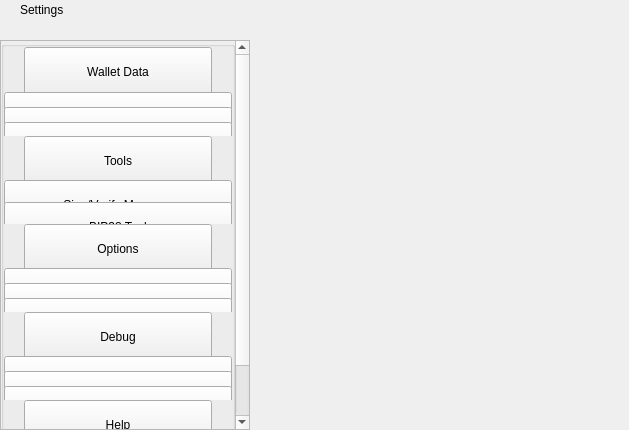
<?xml version="1.0" encoding="UTF-8"?>
<ui version="4.0">
 <class>SettingsWidget</class>
 <widget class="QWidget" name="SettingsWidget">
  <property name="geometry">
   <rect>
    <x>0</x>
    <y>0</y>
    <width>629</width>
    <height>430</height>
   </rect>
  </property>
  <property name="windowTitle">
   <string>Form</string>
  </property>
  <layout class="QHBoxLayout" name="horizontalLayout" stretch="1,2">
   <property name="spacing">
    <number>0</number>
   </property>
   <property name="leftMargin">
    <number>0</number>
   </property>
   <property name="topMargin">
    <number>0</number>
   </property>
   <property name="rightMargin">
    <number>0</number>
   </property>
   <property name="bottomMargin">
    <number>0</number>
   </property>
   <item>
    <widget class="QWidget" name="left" native="true">
     <property name="minimumSize">
      <size>
       <width>250</width>
       <height>0</height>
      </size>
     </property>
     <layout class="QVBoxLayout" name="verticalLayout">
      <property name="leftMargin">
       <number>0</number>
      </property>
      <property name="topMargin">
       <number>0</number>
      </property>
      <property name="rightMargin">
       <number>0</number>
      </property>
      <property name="bottomMargin">
       <number>0</number>
      </property>
      <item>
       <layout class="QVBoxLayout" name="verticalLayout_1">
        <property name="spacing">
         <number>0</number>
        </property>
        <item>
         <widget class="QWidget" name="titleMenuList" native="true">
          <property name="maximumSize">
           <size>
            <width>16777215</width>
            <height>30</height>
           </size>
          </property>
          <layout class="QHBoxLayout" name="horizontalLayout_1">
           <property name="spacing">
            <number>0</number>
           </property>
           <property name="leftMargin">
            <number>20</number>
           </property>
           <property name="topMargin">
            <number>0</number>
           </property>
           <property name="rightMargin">
            <number>20</number>
           </property>
           <property name="bottomMargin">
            <number>0</number>
           </property>
           <item>
            <widget class="QLabel" name="labelTitle">
             <property name="text">
              <string>Settings</string>
             </property>
            </widget>
           </item>
           <item>
            <spacer name="horizontalSpacer">
             <property name="orientation">
              <enum>Qt::Horizontal</enum>
             </property>
             <property name="sizeHint" stdset="0">
              <size>
               <width>40</width>
               <height>20</height>
              </size>
             </property>
            </spacer>
           </item>
          </layout>
         </widget>
        </item>
        <item>
         <spacer name="verticalSpacer_2">
          <property name="orientation">
           <enum>Qt::Vertical</enum>
          </property>
          <property name="sizeType">
           <enum>QSizePolicy::Fixed</enum>
          </property>
          <property name="sizeHint" stdset="0">
           <size>
            <width>20</width>
            <height>20</height>
           </size>
          </property>
         </spacer>
        </item>
        <item>
         <layout class="QVBoxLayout" name="verticalLayout_2">
          <item>
           <widget class="QScrollArea" name="scrollArea">
            <property name="sizePolicy">
             <sizepolicy hsizetype="Expanding" vsizetype="MinimumExpanding">
              <horstretch>0</horstretch>
              <verstretch>0</verstretch>
             </sizepolicy>
            </property>
            <property name="styleSheet">
             <string notr="true"/>
            </property>
            <property name="horizontalScrollBarPolicy">
             <enum>Qt::ScrollBarAlwaysOff</enum>
            </property>
            <property name="sizeAdjustPolicy">
             <enum>QAbstractScrollArea::AdjustIgnored</enum>
            </property>
            <property name="widgetResizable">
             <bool>true</bool>
            </property>
            <property name="alignment">
             <set>Qt::AlignLeading|Qt::AlignLeft|Qt::AlignTop</set>
            </property>
            <widget class="QWidget" name="scrollAreaWidgetContents">
             <property name="geometry">
              <rect>
               <x>0</x>
               <y>-68</y>
               <width>230</width>
               <height>452</height>
              </rect>
             </property>
             <property name="sizePolicy">
              <sizepolicy hsizetype="Preferred" vsizetype="MinimumExpanding">
               <horstretch>0</horstretch>
               <verstretch>0</verstretch>
              </sizepolicy>
             </property>
             <property name="maximumSize">
              <size>
               <width>16777215</width>
               <height>650</height>
              </size>
             </property>
             <property name="autoFillBackground">
              <bool>true</bool>
             </property>
             <layout class="QVBoxLayout" name="verticalLayout_3">
              <property name="spacing">
               <number>0</number>
              </property>
              <property name="sizeConstraint">
               <enum>QLayout::SetDefaultConstraint</enum>
              </property>
              <property name="leftMargin">
               <number>0</number>
              </property>
              <property name="topMargin">
               <number>0</number>
              </property>
              <property name="rightMargin">
               <number>0</number>
              </property>
              <property name="bottomMargin">
               <number>0</number>
              </property>
              <item>
               <layout class="QVBoxLayout" name="verticalLayout_4">
                <property name="spacing">
                 <number>0</number>
                </property>
                <item alignment="Qt::AlignTop">
                 <widget class="QGroupBox" name="groupBox">
                  <property name="sizePolicy">
                   <sizepolicy hsizetype="Preferred" vsizetype="MinimumExpanding">
                    <horstretch>0</horstretch>
                    <verstretch>0</verstretch>
                   </sizepolicy>
                  </property>
                  <property name="maximumSize">
                   <size>
                    <width>16777215</width>
                    <height>450</height>
                   </size>
                  </property>
                  <property name="title">
                   <string/>
                  </property>
                  <layout class="QVBoxLayout" name="verticalLayout_5">
                   <property name="spacing">
                    <number>0</number>
                   </property>
                   <property name="leftMargin">
                    <number>0</number>
                   </property>
                   <property name="topMargin">
                    <number>0</number>
                   </property>
                   <property name="rightMargin">
                    <number>0</number>
                   </property>
                   <property name="bottomMargin">
                    <number>0</number>
                   </property>
                   <item>
                    <widget class="QWidget" name="menuFileContainer" native="true">
                     <property name="maximumSize">
                      <size>
                       <width>16777215</width>
                       <height>160</height>
                      </size>
                     </property>
                     <layout class="QHBoxLayout" name="horizontalLayout_2">
                      <property name="spacing">
                       <number>0</number>
                      </property>
                      <property name="leftMargin">
                       <number>20</number>
                      </property>
                      <property name="topMargin">
                       <number>0</number>
                      </property>
                      <property name="rightMargin">
                       <number>20</number>
                      </property>
                      <property name="bottomMargin">
                       <number>0</number>
                      </property>
                      <item alignment="Qt::AlignTop">
                       <widget class="QPushButton" name="pushButtonFile">
                        <property name="minimumSize">
                         <size>
                          <width>0</width>
                          <height>50</height>
                         </size>
                        </property>
                        <property name="maximumSize">
                         <size>
                          <width>16777215</width>
                          <height>50</height>
                         </size>
                        </property>
                        <property name="focusPolicy">
                         <enum>Qt::NoFocus</enum>
                        </property>
                        <property name="text">
                         <string>Wallet Data</string>
                        </property>
                        <property name="checkable">
                         <bool>true</bool>
                        </property>
                        <property name="autoExclusive">
                         <bool>false</bool>
                        </property>
                       </widget>
                      </item>
                     </layout>
                    </widget>
                   </item>
                   <item>
                    <widget class="QWidget" name="fileButtonsWidget" native="true">
                     <property name="maximumSize">
                      <size>
                       <width>16777215</width>
                       <height>165</height>
                      </size>
                     </property>
                     <layout class="QVBoxLayout" name="verticalLayout_6">
                      <property name="spacing">
                       <number>0</number>
                      </property>
                      <property name="leftMargin">
                       <number>0</number>
                      </property>
                      <property name="topMargin">
                       <number>0</number>
                      </property>
                      <property name="rightMargin">
                       <number>0</number>
                      </property>
                      <property name="bottomMargin">
                       <number>0</number>
                      </property>
                      <item>
                       <widget class="QPushButton" name="pushButtonFile2">
                        <property name="minimumSize">
                         <size>
                          <width>0</width>
                          <height>50</height>
                         </size>
                        </property>
                        <property name="maximumSize">
                         <size>
                          <width>16777215</width>
                          <height>50</height>
                         </size>
                        </property>
                        <property name="focusPolicy">
                         <enum>Qt::NoFocus</enum>
                        </property>
                        <property name="text">
                         <string>Wallet</string>
                        </property>
                        <property name="checkable">
                         <bool>true</bool>
                        </property>
                        <property name="autoExclusive">
                         <bool>false</bool>
                        </property>
                       </widget>
                      </item>
                      <item>
                       <widget class="QPushButton" name="pushButtonFile3">
                        <property name="minimumSize">
                         <size>
                          <width>0</width>
                          <height>50</height>
                         </size>
                        </property>
                        <property name="maximumSize">
                         <size>
                          <width>16777215</width>
                          <height>50</height>
                         </size>
                        </property>
                        <property name="focusPolicy">
                         <enum>Qt::NoFocus</enum>
                        </property>
                        <property name="text">
                         <string>Multisend</string>
                        </property>
                        <property name="checkable">
                         <bool>true</bool>
                        </property>
                        <property name="autoExclusive">
                         <bool>false</bool>
                        </property>
                       </widget>
                      </item>
                      <item>
                       <widget class="QPushButton" name="pushButtonExportCsv">
                        <property name="minimumSize">
                         <size>
                          <width>0</width>
                          <height>50</height>
                         </size>
                        </property>
                        <property name="maximumSize">
                         <size>
                          <width>16777215</width>
                          <height>50</height>
                         </size>
                        </property>
                        <property name="focusPolicy">
                         <enum>Qt::NoFocus</enum>
                        </property>
                        <property name="text">
                         <string>Export Accounting</string>
                        </property>
                        <property name="checkable">
                         <bool>true</bool>
                        </property>
                        <property name="autoExclusive">
                         <bool>false</bool>
                        </property>
                       </widget>
                      </item>
                     </layout>
                    </widget>
                   </item>
                   <item>
                    <widget class="QWidget" name="menuToolsContainer" native="true">
                     <property name="maximumSize">
                      <size>
                       <width>16777215</width>
                       <height>160</height>
                      </size>
                     </property>
                     <layout class="QHBoxLayout" name="horizontalLayout_3">
                      <property name="spacing">
                       <number>0</number>
                      </property>
                      <property name="leftMargin">
                       <number>20</number>
                      </property>
                      <property name="topMargin">
                       <number>0</number>
                      </property>
                      <property name="rightMargin">
                       <number>20</number>
                      </property>
                      <property name="bottomMargin">
                       <number>0</number>
                      </property>
                      <item alignment="Qt::AlignTop">
                       <widget class="QPushButton" name="pushButtonConfiguration">
                        <property name="minimumSize">
                         <size>
                          <width>0</width>
                          <height>50</height>
                         </size>
                        </property>
                        <property name="maximumSize">
                         <size>
                          <width>16777215</width>
                          <height>50</height>
                         </size>
                        </property>
                        <property name="focusPolicy">
                         <enum>Qt::NoFocus</enum>
                        </property>
                        <property name="text">
                         <string>Tools</string>
                        </property>
                        <property name="checkable">
                         <bool>true</bool>
                        </property>
                        <property name="autoExclusive">
                         <bool>false</bool>
                        </property>
                       </widget>
                      </item>
                     </layout>
                    </widget>
                   </item>
                   <item>
                    <widget class="QWidget" name="configurationButtonsWidget" native="true">
                     <property name="maximumSize">
                      <size>
                       <width>16777215</width>
                       <height>105</height>
                      </size>
                     </property>
                     <layout class="QVBoxLayout" name="verticalLayout_7">
                      <property name="spacing">
                       <number>0</number>
                      </property>
                      <property name="leftMargin">
                       <number>0</number>
                      </property>
                      <property name="topMargin">
                       <number>0</number>
                      </property>
                      <property name="rightMargin">
                       <number>0</number>
                      </property>
                      <property name="bottomMargin">
                       <number>0</number>
                      </property>
                      <item>
                       <widget class="QPushButton" name="pushButtonConfiguration4">
                        <property name="minimumSize">
                         <size>
                          <width>0</width>
                          <height>50</height>
                         </size>
                        </property>
                        <property name="maximumSize">
                         <size>
                          <width>16777215</width>
                          <height>50</height>
                         </size>
                        </property>
                        <property name="focusPolicy">
                         <enum>Qt::NoFocus</enum>
                        </property>
                        <property name="text">
                         <string>Sign/Verify Message</string>
                        </property>
                        <property name="checkable">
                         <bool>true</bool>
                        </property>
                        <property name="autoExclusive">
                         <bool>false</bool>
                        </property>
                       </widget>
                      </item>
                      <item>
                       <widget class="QPushButton" name="pushButtonConfiguration3">
                        <property name="minimumSize">
                         <size>
                          <width>0</width>
                          <height>50</height>
                         </size>
                        </property>
                        <property name="maximumSize">
                         <size>
                          <width>16777215</width>
                          <height>50</height>
                         </size>
                        </property>
                        <property name="focusPolicy">
                         <enum>Qt::NoFocus</enum>
                        </property>
                        <property name="text">
                         <string>BIP38 Tool</string>
                        </property>
                        <property name="checkable">
                         <bool>true</bool>
                        </property>
                        <property name="autoExclusive">
                         <bool>false</bool>
                        </property>
                       </widget>
                      </item>
                     </layout>
                    </widget>
                   </item>
                   <item>
                    <layout class="QHBoxLayout" name="horizontalLayout_4">
                     <property name="spacing">
                      <number>0</number>
                     </property>
                     <property name="leftMargin">
                      <number>20</number>
                     </property>
                     <property name="rightMargin">
                      <number>20</number>
                     </property>
                     <item alignment="Qt::AlignTop">
                      <widget class="QPushButton" name="pushButtonOptions">
                       <property name="minimumSize">
                        <size>
                         <width>0</width>
                         <height>50</height>
                        </size>
                       </property>
                       <property name="maximumSize">
                        <size>
                         <width>16777215</width>
                         <height>50</height>
                        </size>
                       </property>
                       <property name="focusPolicy">
                        <enum>Qt::NoFocus</enum>
                       </property>
                       <property name="text">
                        <string>Options</string>
                       </property>
                       <property name="checkable">
                        <bool>true</bool>
                       </property>
                       <property name="autoExclusive">
                        <bool>false</bool>
                       </property>
                      </widget>
                     </item>
                    </layout>
                   </item>
                   <item>
                    <widget class="QWidget" name="optionsButtonsWidget" native="true">
                     <property name="maximumSize">
                      <size>
                       <width>16777215</width>
                       <height>160</height>
                      </size>
                     </property>
                     <layout class="QVBoxLayout" name="verticalLayout_8">
                      <property name="spacing">
                       <number>0</number>
                      </property>
                      <property name="leftMargin">
                       <number>0</number>
                      </property>
                      <property name="topMargin">
                       <number>0</number>
                      </property>
                      <property name="rightMargin">
                       <number>0</number>
                      </property>
                      <property name="bottomMargin">
                       <number>0</number>
                      </property>
                      <item>
                       <widget class="QPushButton" name="pushButtonOptions1">
                        <property name="minimumSize">
                         <size>
                          <width>0</width>
                          <height>50</height>
                         </size>
                        </property>
                        <property name="maximumSize">
                         <size>
                          <width>16777215</width>
                          <height>50</height>
                         </size>
                        </property>
                        <property name="focusPolicy">
                         <enum>Qt::NoFocus</enum>
                        </property>
                        <property name="text">
                         <string>Main</string>
                        </property>
                        <property name="checkable">
                         <bool>true</bool>
                        </property>
                        <property name="checked">
                         <bool>false</bool>
                        </property>
                        <property name="autoExclusive">
                         <bool>false</bool>
                        </property>
                       </widget>
                      </item>
                      <item>
                       <widget class="QPushButton" name="pushButtonOptions2">
                        <property name="minimumSize">
                         <size>
                          <width>0</width>
                          <height>50</height>
                         </size>
                        </property>
                        <property name="maximumSize">
                         <size>
                          <width>16777215</width>
                          <height>50</height>
                         </size>
                        </property>
                        <property name="focusPolicy">
                         <enum>Qt::NoFocus</enum>
                        </property>
                        <property name="text">
                         <string>Wallet</string>
                        </property>
                        <property name="checkable">
                         <bool>true</bool>
                        </property>
                        <property name="autoExclusive">
                         <bool>false</bool>
                        </property>
                       </widget>
                      </item>
                      <item>
                       <widget class="QPushButton" name="pushButtonOptions5">
                        <property name="minimumSize">
                         <size>
                          <width>0</width>
                          <height>50</height>
                         </size>
                        </property>
                        <property name="maximumSize">
                         <size>
                          <width>16777215</width>
                          <height>50</height>
                         </size>
                        </property>
                        <property name="focusPolicy">
                         <enum>Qt::NoFocus</enum>
                        </property>
                        <property name="text">
                         <string>Display</string>
                        </property>
                        <property name="checkable">
                         <bool>true</bool>
                        </property>
                        <property name="autoExclusive">
                         <bool>false</bool>
                        </property>
                       </widget>
                      </item>
                     </layout>
                    </widget>
                   </item>
                   <item>
                    <layout class="QHBoxLayout" name="horizontalTools">
                     <property name="spacing">
                      <number>0</number>
                     </property>
                     <property name="leftMargin">
                      <number>20</number>
                     </property>
                     <property name="rightMargin">
                      <number>20</number>
                     </property>
                     <item alignment="Qt::AlignTop">
                      <widget class="QPushButton" name="pushButtonTools">
                       <property name="minimumSize">
                        <size>
                         <width>0</width>
                         <height>50</height>
                        </size>
                       </property>
                       <property name="maximumSize">
                        <size>
                         <width>16777215</width>
                         <height>50</height>
                        </size>
                       </property>
                       <property name="focusPolicy">
                        <enum>Qt::NoFocus</enum>
                       </property>
                       <property name="text">
                        <string>Debug</string>
                       </property>
                       <property name="checkable">
                        <bool>true</bool>
                       </property>
                       <property name="autoExclusive">
                        <bool>false</bool>
                       </property>
                      </widget>
                     </item>
                    </layout>
                   </item>
                   <item>
                    <widget class="QWidget" name="toolsButtonsWidget" native="true">
                     <property name="maximumSize">
                      <size>
                       <width>16777215</width>
                       <height>160</height>
                      </size>
                     </property>
                     <layout class="QVBoxLayout" name="verticalTools_11">
                      <property name="spacing">
                       <number>0</number>
                      </property>
                      <property name="leftMargin">
                       <number>0</number>
                      </property>
                      <property name="topMargin">
                       <number>0</number>
                      </property>
                      <property name="rightMargin">
                       <number>0</number>
                      </property>
                      <property name="bottomMargin">
                       <number>0</number>
                      </property>
                      <item>
                       <widget class="QPushButton" name="pushButtonTools1">
                        <property name="minimumSize">
                         <size>
                          <width>0</width>
                          <height>50</height>
                         </size>
                        </property>
                        <property name="maximumSize">
                         <size>
                          <width>16777215</width>
                          <height>50</height>
                         </size>
                        </property>
                        <property name="focusPolicy">
                         <enum>Qt::NoFocus</enum>
                        </property>
                        <property name="text">
                         <string>Information</string>
                        </property>
                        <property name="checkable">
                         <bool>true</bool>
                        </property>
                        <property name="checked">
                         <bool>false</bool>
                        </property>
                        <property name="autoExclusive">
                         <bool>false</bool>
                        </property>
                       </widget>
                      </item>
                      <item>
                       <widget class="QPushButton" name="pushButtonTools2">
                        <property name="minimumSize">
                         <size>
                          <width>0</width>
                          <height>50</height>
                         </size>
                        </property>
                        <property name="maximumSize">
                         <size>
                          <width>16777215</width>
                          <height>50</height>
                         </size>
                        </property>
                        <property name="focusPolicy">
                         <enum>Qt::NoFocus</enum>
                        </property>
                        <property name="text">
                         <string>Console</string>
                        </property>
                        <property name="checkable">
                         <bool>true</bool>
                        </property>
                        <property name="autoExclusive">
                         <bool>false</bool>
                        </property>
                       </widget>
                      </item>
                      <item>
                       <widget class="QPushButton" name="pushButtonTools5">
                        <property name="minimumSize">
                         <size>
                          <width>0</width>
                          <height>50</height>
                         </size>
                        </property>
                        <property name="maximumSize">
                         <size>
                          <width>16777215</width>
                          <height>50</height>
                         </size>
                        </property>
                        <property name="focusPolicy">
                         <enum>Qt::NoFocus</enum>
                        </property>
                        <property name="text">
                         <string>Wallet Repair</string>
                        </property>
                        <property name="checkable">
                         <bool>true</bool>
                        </property>
                        <property name="autoExclusive">
                         <bool>false</bool>
                        </property>
                       </widget>
                      </item>
                     </layout>
                    </widget>
                   </item>
                   <item>
                    <layout class="QHBoxLayout" name="horizontalHelp">
                     <property name="spacing">
                      <number>0</number>
                     </property>
                     <property name="leftMargin">
                      <number>20</number>
                     </property>
                     <property name="rightMargin">
                      <number>20</number>
                     </property>
                     <item alignment="Qt::AlignTop">
                      <widget class="QPushButton" name="pushButtonHelp">
                       <property name="minimumSize">
                        <size>
                         <width>0</width>
                         <height>50</height>
                        </size>
                       </property>
                       <property name="maximumSize">
                        <size>
                         <width>16777215</width>
                         <height>50</height>
                        </size>
                       </property>
                       <property name="focusPolicy">
                        <enum>Qt::NoFocus</enum>
                       </property>
                       <property name="text">
                        <string>Help</string>
                       </property>
                       <property name="checkable">
                        <bool>true</bool>
                       </property>
                       <property name="autoExclusive">
                        <bool>false</bool>
                       </property>
                      </widget>
                     </item>
                    </layout>
                   </item>
                   <item>
                    <widget class="QWidget" name="helpButtonsWidget" native="true">
                     <property name="maximumSize">
                      <size>
                       <width>16777215</width>
                       <height>100</height>
                      </size>
                     </property>
                     <layout class="QVBoxLayout" name="verticalHelp">
                      <property name="spacing">
                       <number>0</number>
                      </property>
                      <property name="leftMargin">
                       <number>0</number>
                      </property>
                      <property name="topMargin">
                       <number>0</number>
                      </property>
                      <property name="rightMargin">
                       <number>0</number>
                      </property>
                      <property name="bottomMargin">
                       <number>0</number>
                      </property>
                      <item>
                       <widget class="QPushButton" name="pushButtonHelp1">
                        <property name="minimumSize">
                         <size>
                          <width>0</width>
                          <height>50</height>
                         </size>
                        </property>
                        <property name="maximumSize">
                         <size>
                          <width>16777215</width>
                          <height>50</height>
                         </size>
                        </property>
                        <property name="focusPolicy">
                         <enum>Qt::NoFocus</enum>
                        </property>
                        <property name="text">
                         <string>FAQ</string>
                        </property>
                        <property name="checkable">
                         <bool>false</bool>
                        </property>
                        <property name="checked">
                         <bool>false</bool>
                        </property>
                        <property name="autoExclusive">
                         <bool>false</bool>
                        </property>
                       </widget>
                      </item>
                      <item>
                       <widget class="QPushButton" name="pushButtonHelp2">
                        <property name="minimumSize">
                         <size>
                          <width>0</width>
                          <height>50</height>
                         </size>
                        </property>
                        <property name="maximumSize">
                         <size>
                          <width>16777215</width>
                          <height>50</height>
                         </size>
                        </property>
                        <property name="focusPolicy">
                         <enum>Qt::NoFocus</enum>
                        </property>
                        <property name="text">
                         <string>About Nanucoin</string>
                        </property>
                        <property name="checkable">
                         <bool>false</bool>
                        </property>
                        <property name="autoExclusive">
                         <bool>false</bool>
                        </property>
                       </widget>
                      </item>
                     </layout>
                    </widget>
                   </item>
                  </layout>
                 </widget>
                </item>
               </layout>
              </item>
             </layout>
            </widget>
           </widget>
          </item>
         </layout>
        </item>
       </layout>
      </item>
     </layout>
    </widget>
   </item>
   <item>
    <widget class="QWidget" name="right" native="true">
     <layout class="QVBoxLayout" name="verticalLayout_9">
      <property name="leftMargin">
       <number>0</number>
      </property>
      <property name="topMargin">
       <number>0</number>
      </property>
      <property name="rightMargin">
       <number>0</number>
      </property>
      <property name="bottomMargin">
       <number>0</number>
      </property>
      <item>
       <layout class="QVBoxLayout" name="verticalLayout_10">
        <property name="spacing">
         <number>6</number>
        </property>
        <item>
         <layout class="QVBoxLayout" name="verticalLayout_11">
          <item>
           <widget class="QStackedWidget" name="stackedWidgetContainer"/>
          </item>
         </layout>
        </item>
       </layout>
      </item>
     </layout>
    </widget>
   </item>
  </layout>
 </widget>
 <resources/>
 <connections/>
</ui>
